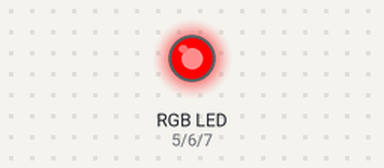
A sketch run on a simulated Arduino Uno, built with avr-gcc and run on an emulated ATmega328P. Shown: an RGB LED mixed from three pins (HIGH = lit).

Above: at 0.1 s.
At 18.6 s:
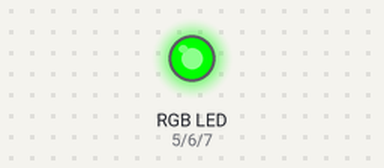
At 37.1 s:
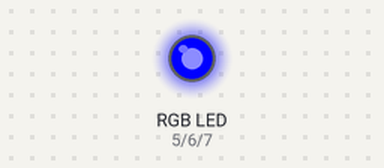
At 75.1 s:
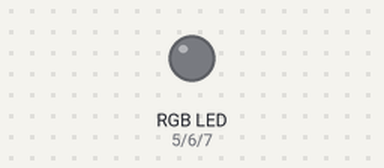
Timing chart, 0 to 76.6 s (numbered marks = the images above):
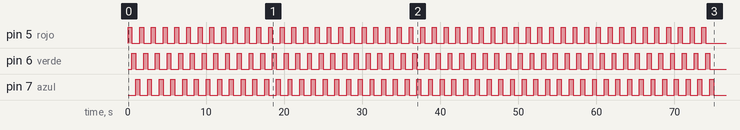

The sketch:

Led_RGB.ino
```cpp
#define D 500
#define N 50

int rojo=5,
    verde=6,
    azul=7,
    pot1, pot2, pot3;

// the setup function runs once when you press reset or power the board
void setup() {
  pinMode(rojo, OUTPUT); // Red
  pinMode(verde, OUTPUT); // Green
  pinMode(azul, OUTPUT); // Blue

  for(int i=1; i<=N; i++) {
    digitalWrite(rojo, HIGH);
    digitalWrite(verde, LOW);
    digitalWrite(azul, LOW);
    delay(D);

    digitalWrite(rojo, LOW);
    digitalWrite(verde, HIGH);
    digitalWrite(azul, LOW);
    delay(D);

    digitalWrite(rojo, LOW);
    digitalWrite(verde, LOW);
    digitalWrite(azul, HIGH);
    delay(D);
  }

  digitalWrite(rojo, LOW);
  digitalWrite(verde, LOW);
  digitalWrite(azul, LOW);
}

// the loop function runs over and over again forever
void loop() {
}
```
